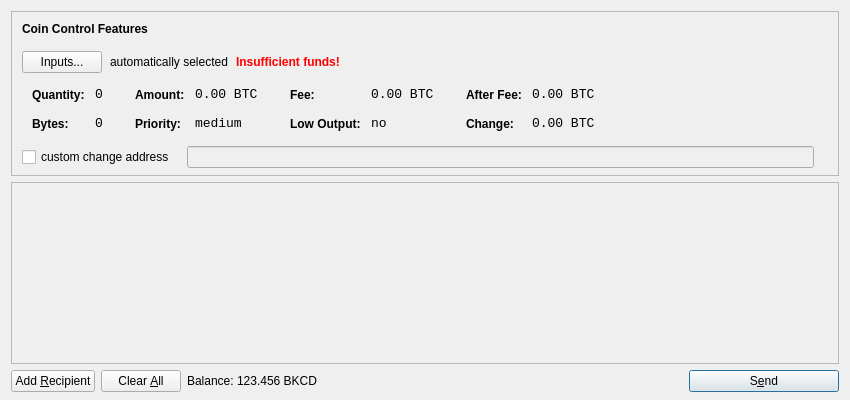
<?xml version="1.0" encoding="UTF-8"?>
<ui version="4.0">
 <class>SendCoinsDialog</class>
 <widget class="QDialog" name="SendCoinsDialog">
  <property name="geometry">
   <rect>
    <x>0</x>
    <y>0</y>
    <width>850</width>
    <height>400</height>
   </rect>
  </property>
  <property name="windowTitle">
   <string>Send Coins</string>
  </property>
  <layout class="QVBoxLayout" name="verticalLayout" stretch="0,1,0">
   <property name="bottomMargin">
    <number>8</number>
   </property>
   <item>
    <widget class="QFrame" name="frameCoinControl">
     <property name="sizePolicy">
      <sizepolicy hsizetype="Expanding" vsizetype="Expanding">
       <horstretch>0</horstretch>
       <verstretch>0</verstretch>
      </sizepolicy>
     </property>
     <property name="maximumSize">
      <size>
       <width>16777215</width>
       <height>16777215</height>
      </size>
     </property>
     <property name="frameShape">
      <enum>QFrame::StyledPanel</enum>
     </property>
     <property name="frameShadow">
      <enum>QFrame::Sunken</enum>
     </property>
     <layout class="QVBoxLayout" name="verticalLayoutCoinControl2">
      <property name="spacing">
       <number>-1</number>
      </property>
      <property name="leftMargin">
       <number>0</number>
      </property>
      <property name="topMargin">
       <number>0</number>
      </property>
      <property name="rightMargin">
       <number>0</number>
      </property>
      <property name="bottomMargin">
       <number>6</number>
      </property>
      <item>
       <layout class="QVBoxLayout" name="verticalLayoutCoinControl" stretch="0,0,0,0,1">
        <property name="spacing">
         <number>0</number>
        </property>
        <property name="leftMargin">
         <number>10</number>
        </property>
        <property name="topMargin">
         <number>10</number>
        </property>
        <item>
         <layout class="QHBoxLayout" name="horizontalLayoutCoinControl1">
          <property name="bottomMargin">
           <number>15</number>
          </property>
          <item>
           <widget class="QLabel" name="labelCoinControlFeatures">
            <property name="sizePolicy">
             <sizepolicy hsizetype="Preferred" vsizetype="Maximum">
              <horstretch>0</horstretch>
              <verstretch>0</verstretch>
             </sizepolicy>
            </property>
            <property name="font">
             <font>
              <weight>75</weight>
              <bold>true</bold>
             </font>
            </property>
            <property name="styleSheet">
             <string notr="true">font-weight:bold;</string>
            </property>
            <property name="text">
             <string>Coin Control Features</string>
            </property>
           </widget>
          </item>
         </layout>
        </item>
        <item>
         <layout class="QHBoxLayout" name="horizontalLayoutCoinControl2" stretch="0,0,0,0">
          <property name="spacing">
           <number>8</number>
          </property>
          <property name="bottomMargin">
           <number>10</number>
          </property>
          <item>
           <widget class="QPushButton" name="pushButtonCoinControl">
            <property name="styleSheet">
             <string notr="true"/>
            </property>
            <property name="text">
             <string>Inputs...</string>
            </property>
           </widget>
          </item>
          <item>
           <widget class="QLabel" name="labelCoinControlAutomaticallySelected">
            <property name="text">
             <string>automatically selected</string>
            </property>
            <property name="margin">
             <number>5</number>
            </property>
           </widget>
          </item>
          <item>
           <widget class="QLabel" name="labelCoinControlInsuffFunds">
            <property name="font">
             <font>
              <weight>75</weight>
              <bold>true</bold>
             </font>
            </property>
            <property name="styleSheet">
             <string notr="true">color:red;font-weight:bold;</string>
            </property>
            <property name="text">
             <string>Insufficient funds!</string>
            </property>
            <property name="margin">
             <number>5</number>
            </property>
           </widget>
          </item>
          <item>
           <spacer name="horizontalSpacerCoinControl">
            <property name="orientation">
             <enum>Qt::Horizontal</enum>
            </property>
            <property name="sizeHint" stdset="0">
             <size>
              <width>40</width>
              <height>1</height>
             </size>
            </property>
           </spacer>
          </item>
         </layout>
        </item>
        <item>
         <widget class="QWidget" name="widgetCoinControl" native="true">
          <property name="sizePolicy">
           <sizepolicy hsizetype="Preferred" vsizetype="Preferred">
            <horstretch>0</horstretch>
            <verstretch>0</verstretch>
           </sizepolicy>
          </property>
          <property name="minimumSize">
           <size>
            <width>0</width>
            <height>0</height>
           </size>
          </property>
          <property name="styleSheet">
           <string notr="true"/>
          </property>
          <layout class="QHBoxLayout" name="horizontalLayoutCoinControl5">
           <property name="margin">
            <number>0</number>
           </property>
           <item>
            <layout class="QHBoxLayout" name="horizontalLayoutCoinControl3" stretch="0,0,0,1">
             <property name="spacing">
              <number>20</number>
             </property>
             <property name="topMargin">
              <number>0</number>
             </property>
             <property name="bottomMargin">
              <number>10</number>
             </property>
             <item>
              <layout class="QFormLayout" name="formLayoutCoinControl1">
               <property name="horizontalSpacing">
                <number>10</number>
               </property>
               <property name="verticalSpacing">
                <number>14</number>
               </property>
               <property name="leftMargin">
                <number>10</number>
               </property>
               <property name="topMargin">
                <number>4</number>
               </property>
               <property name="rightMargin">
                <number>6</number>
               </property>
               <item row="0" column="0">
                <widget class="QLabel" name="labelCoinControlQuantityText">
                 <property name="styleSheet">
                  <string notr="true">font-weight:bold;</string>
                 </property>
                 <property name="text">
                  <string>Quantity:</string>
                 </property>
                 <property name="margin">
                  <number>0</number>
                 </property>
                </widget>
               </item>
               <item row="0" column="1">
                <widget class="QLabel" name="labelCoinControlQuantity">
                 <property name="font">
                  <font>
                   <family>Monospace</family>
                   <pointsize>10</pointsize>
                  </font>
                 </property>
                 <property name="cursor">
                  <cursorShape>IBeamCursor</cursorShape>
                 </property>
                 <property name="contextMenuPolicy">
                  <enum>Qt::ActionsContextMenu</enum>
                 </property>
                 <property name="text">
                  <string notr="true">0</string>
                 </property>
                 <property name="margin">
                  <number>0</number>
                 </property>
                 <property name="textInteractionFlags">
                  <set>Qt::LinksAccessibleByMouse|Qt::TextSelectableByKeyboard|Qt::TextSelectableByMouse</set>
                 </property>
                </widget>
               </item>
               <item row="1" column="0">
                <widget class="QLabel" name="labelCoinControlBytesText">
                 <property name="styleSheet">
                  <string notr="true">font-weight:bold;</string>
                 </property>
                 <property name="text">
                  <string>Bytes:</string>
                 </property>
                </widget>
               </item>
               <item row="1" column="1">
                <widget class="QLabel" name="labelCoinControlBytes">
                 <property name="font">
                  <font>
                   <family>Monospace</family>
                   <pointsize>10</pointsize>
                  </font>
                 </property>
                 <property name="cursor">
                  <cursorShape>IBeamCursor</cursorShape>
                 </property>
                 <property name="contextMenuPolicy">
                  <enum>Qt::ActionsContextMenu</enum>
                 </property>
                 <property name="text">
                  <string notr="true">0</string>
                 </property>
                 <property name="textInteractionFlags">
                  <set>Qt::LinksAccessibleByMouse|Qt::TextSelectableByKeyboard|Qt::TextSelectableByMouse</set>
                 </property>
                </widget>
               </item>
              </layout>
             </item>
             <item>
              <layout class="QFormLayout" name="formLayoutCoinControl2">
               <property name="horizontalSpacing">
                <number>10</number>
               </property>
               <property name="verticalSpacing">
                <number>14</number>
               </property>
               <property name="leftMargin">
                <number>6</number>
               </property>
               <property name="topMargin">
                <number>4</number>
               </property>
               <property name="rightMargin">
                <number>6</number>
               </property>
               <item row="0" column="0">
                <widget class="QLabel" name="labelCoinControlAmountText">
                 <property name="styleSheet">
                  <string notr="true">font-weight:bold;</string>
                 </property>
                 <property name="text">
                  <string>Amount:</string>
                 </property>
                 <property name="margin">
                  <number>0</number>
                 </property>
                </widget>
               </item>
               <item row="0" column="1">
                <widget class="QLabel" name="labelCoinControlAmount">
                 <property name="font">
                  <font>
                   <family>Monospace</family>
                   <pointsize>10</pointsize>
                  </font>
                 </property>
                 <property name="cursor">
                  <cursorShape>IBeamCursor</cursorShape>
                 </property>
                 <property name="contextMenuPolicy">
                  <enum>Qt::ActionsContextMenu</enum>
                 </property>
                 <property name="text">
                  <string notr="true">0.00 BTC</string>
                 </property>
                 <property name="textInteractionFlags">
                  <set>Qt::LinksAccessibleByMouse|Qt::TextSelectableByKeyboard|Qt::TextSelectableByMouse</set>
                 </property>
                </widget>
               </item>
               <item row="1" column="0">
                <widget class="QLabel" name="labelCoinControlPriorityText">
                 <property name="styleSheet">
                  <string notr="true">font-weight:bold;</string>
                 </property>
                 <property name="text">
                  <string>Priority:</string>
                 </property>
                </widget>
               </item>
               <item row="1" column="1">
                <widget class="QLabel" name="labelCoinControlPriority">
                 <property name="font">
                  <font>
                   <family>Monospace</family>
                   <pointsize>10</pointsize>
                  </font>
                 </property>
                 <property name="cursor">
                  <cursorShape>IBeamCursor</cursorShape>
                 </property>
                 <property name="contextMenuPolicy">
                  <enum>Qt::ActionsContextMenu</enum>
                 </property>
                 <property name="text">
                  <string>medium</string>
                 </property>
                 <property name="textInteractionFlags">
                  <set>Qt::LinksAccessibleByMouse|Qt::TextSelectableByKeyboard|Qt::TextSelectableByMouse</set>
                 </property>
                </widget>
               </item>
              </layout>
             </item>
             <item>
              <layout class="QFormLayout" name="formLayoutCoinControl3">
               <property name="horizontalSpacing">
                <number>10</number>
               </property>
               <property name="verticalSpacing">
                <number>14</number>
               </property>
               <property name="leftMargin">
                <number>6</number>
               </property>
               <property name="topMargin">
                <number>4</number>
               </property>
               <property name="rightMargin">
                <number>6</number>
               </property>
               <item row="0" column="0">
                <widget class="QLabel" name="labelCoinControlFeeText">
                 <property name="styleSheet">
                  <string notr="true">font-weight:bold;</string>
                 </property>
                 <property name="text">
                  <string>Fee:</string>
                 </property>
                 <property name="margin">
                  <number>0</number>
                 </property>
                </widget>
               </item>
               <item row="0" column="1">
                <widget class="QLabel" name="labelCoinControlFee">
                 <property name="font">
                  <font>
                   <family>Monospace</family>
                   <pointsize>10</pointsize>
                  </font>
                 </property>
                 <property name="cursor">
                  <cursorShape>IBeamCursor</cursorShape>
                 </property>
                 <property name="contextMenuPolicy">
                  <enum>Qt::ActionsContextMenu</enum>
                 </property>
                 <property name="text">
                  <string notr="true">0.00 BTC</string>
                 </property>
                 <property name="textInteractionFlags">
                  <set>Qt::LinksAccessibleByMouse|Qt::TextSelectableByKeyboard|Qt::TextSelectableByMouse</set>
                 </property>
                </widget>
               </item>
               <item row="1" column="0">
                <widget class="QLabel" name="labelCoinControlLowOutputText">
                 <property name="styleSheet">
                  <string notr="true">font-weight:bold;</string>
                 </property>
                 <property name="text">
                  <string>Low Output:</string>
                 </property>
                </widget>
               </item>
               <item row="1" column="1">
                <widget class="QLabel" name="labelCoinControlLowOutput">
                 <property name="font">
                  <font>
                   <family>Monospace</family>
                   <pointsize>10</pointsize>
                  </font>
                 </property>
                 <property name="cursor">
                  <cursorShape>IBeamCursor</cursorShape>
                 </property>
                 <property name="contextMenuPolicy">
                  <enum>Qt::ActionsContextMenu</enum>
                 </property>
                 <property name="text">
                  <string>no</string>
                 </property>
                 <property name="textInteractionFlags">
                  <set>Qt::LinksAccessibleByMouse|Qt::TextSelectableByKeyboard|Qt::TextSelectableByMouse</set>
                 </property>
                </widget>
               </item>
              </layout>
             </item>
             <item>
              <layout class="QFormLayout" name="formLayoutCoinControl4">
               <property name="horizontalSpacing">
                <number>10</number>
               </property>
               <property name="verticalSpacing">
                <number>14</number>
               </property>
               <property name="leftMargin">
                <number>6</number>
               </property>
               <property name="topMargin">
                <number>4</number>
               </property>
               <property name="rightMargin">
                <number>6</number>
               </property>
               <item row="0" column="0">
                <widget class="QLabel" name="labelCoinControlAfterFeeText">
                 <property name="styleSheet">
                  <string notr="true">font-weight:bold;</string>
                 </property>
                 <property name="text">
                  <string>After Fee:</string>
                 </property>
                 <property name="margin">
                  <number>0</number>
                 </property>
                </widget>
               </item>
               <item row="0" column="1">
                <widget class="QLabel" name="labelCoinControlAfterFee">
                 <property name="font">
                  <font>
                   <family>Monospace</family>
                   <pointsize>10</pointsize>
                  </font>
                 </property>
                 <property name="cursor">
                  <cursorShape>IBeamCursor</cursorShape>
                 </property>
                 <property name="contextMenuPolicy">
                  <enum>Qt::ActionsContextMenu</enum>
                 </property>
                 <property name="text">
                  <string notr="true">0.00 BTC</string>
                 </property>
                 <property name="textInteractionFlags">
                  <set>Qt::LinksAccessibleByMouse|Qt::TextSelectableByKeyboard|Qt::TextSelectableByMouse</set>
                 </property>
                </widget>
               </item>
               <item row="1" column="0">
                <widget class="QLabel" name="labelCoinControlChangeText">
                 <property name="styleSheet">
                  <string notr="true">font-weight:bold;</string>
                 </property>
                 <property name="text">
                  <string>Change:</string>
                 </property>
                </widget>
               </item>
               <item row="1" column="1">
                <widget class="QLabel" name="labelCoinControlChange">
                 <property name="font">
                  <font>
                   <family>Monospace</family>
                   <pointsize>10</pointsize>
                  </font>
                 </property>
                 <property name="cursor">
                  <cursorShape>IBeamCursor</cursorShape>
                 </property>
                 <property name="contextMenuPolicy">
                  <enum>Qt::ActionsContextMenu</enum>
                 </property>
                 <property name="text">
                  <string notr="true">0.00 BTC</string>
                 </property>
                 <property name="textInteractionFlags">
                  <set>Qt::LinksAccessibleByMouse|Qt::TextSelectableByKeyboard|Qt::TextSelectableByMouse</set>
                 </property>
                </widget>
               </item>
              </layout>
             </item>
            </layout>
           </item>
          </layout>
         </widget>
        </item>
        <item>
         <layout class="QHBoxLayout" name="horizontalLayoutCoinControl4" stretch="0,0,0">
          <property name="spacing">
           <number>12</number>
          </property>
          <property name="sizeConstraint">
           <enum>QLayout::SetDefaultConstraint</enum>
          </property>
          <property name="topMargin">
           <number>5</number>
          </property>
          <property name="rightMargin">
           <number>5</number>
          </property>
          <item>
           <widget class="QCheckBox" name="checkBoxCoinControlChange">
            <property name="text">
             <string>custom change address</string>
            </property>
           </widget>
          </item>
          <item>
           <widget class="QLineEdit" name="lineEditCoinControlChange">
            <property name="enabled">
             <bool>false</bool>
            </property>
            <property name="sizePolicy">
             <sizepolicy hsizetype="Expanding" vsizetype="Fixed">
              <horstretch>0</horstretch>
              <verstretch>0</verstretch>
             </sizepolicy>
            </property>
           </widget>
          </item>
          <item>
           <widget class="QLabel" name="labelCoinControlChangeLabel">
            <property name="sizePolicy">
             <sizepolicy hsizetype="Preferred" vsizetype="Expanding">
              <horstretch>0</horstretch>
              <verstretch>0</verstretch>
             </sizepolicy>
            </property>
            <property name="minimumSize">
             <size>
              <width>0</width>
              <height>0</height>
             </size>
            </property>
            <property name="text">
             <string/>
            </property>
            <property name="margin">
             <number>3</number>
            </property>
           </widget>
          </item>
         </layout>
        </item>
        <item>
         <spacer name="verticalSpacerCoinControl">
          <property name="orientation">
           <enum>Qt::Vertical</enum>
          </property>
          <property name="sizeHint" stdset="0">
           <size>
            <width>800</width>
            <height>1</height>
           </size>
          </property>
         </spacer>
        </item>
       </layout>
      </item>
     </layout>
    </widget>
   </item>
   <item>
    <widget class="QScrollArea" name="scrollArea">
     <property name="widgetResizable">
      <bool>true</bool>
     </property>
     <widget class="QWidget" name="scrollAreaWidgetContents">
      <property name="geometry">
       <rect>
        <x>0</x>
        <y>0</y>
        <width>830</width>
        <height>165</height>
       </rect>
      </property>
      <layout class="QVBoxLayout" name="verticalLayout_2">
       <property name="margin">
        <number>0</number>
       </property>
       <item>
        <layout class="QVBoxLayout" name="entries">
         <property name="spacing">
          <number>6</number>
         </property>
        </layout>
       </item>
       <item>
        <spacer name="verticalSpacer">
         <property name="orientation">
          <enum>Qt::Vertical</enum>
         </property>
         <property name="sizeHint" stdset="0">
          <size>
           <width>20</width>
           <height>40</height>
          </size>
         </property>
        </spacer>
       </item>
      </layout>
     </widget>
    </widget>
   </item>
   <item>
    <layout class="QHBoxLayout" name="horizontalLayout">
     <item>
      <widget class="QPushButton" name="addButton">
       <property name="toolTip">
        <string>Send to multiple recipients at once</string>
       </property>
       <property name="text">
        <string>Add &amp;Recipient</string>
       </property>
       <property name="icon">
        <iconset resource="../bitcoin.qrc">
         <normaloff>:/icons/add</normaloff>:/icons/add</iconset>
       </property>
       <property name="autoDefault">
        <bool>false</bool>
       </property>
      </widget>
     </item>
     <item>
      <widget class="QPushButton" name="clearButton">
       <property name="sizePolicy">
        <sizepolicy hsizetype="Minimum" vsizetype="Fixed">
         <horstretch>0</horstretch>
         <verstretch>0</verstretch>
        </sizepolicy>
       </property>
       <property name="toolTip">
        <string>Remove all transaction fields</string>
       </property>
       <property name="text">
        <string>Clear &amp;All</string>
       </property>
       <property name="icon">
        <iconset resource="../bitcoin.qrc">
         <normaloff>:/icons/remove</normaloff>:/icons/remove</iconset>
       </property>
       <property name="autoRepeatDelay">
        <number>300</number>
       </property>
       <property name="autoDefault">
        <bool>false</bool>
       </property>
      </widget>
     </item>
     <item>
      <layout class="QHBoxLayout" name="horizontalLayout_2">
       <property name="spacing">
        <number>3</number>
       </property>
       <item>
        <widget class="QLabel" name="label">
         <property name="text">
          <string>Balance:</string>
         </property>
        </widget>
       </item>
       <item>
        <widget class="QLabel" name="labelBalance">
         <property name="cursor">
          <cursorShape>IBeamCursor</cursorShape>
         </property>
         <property name="text">
          <string>123.456 BKCD</string>
         </property>
         <property name="textInteractionFlags">
          <set>Qt::LinksAccessibleByMouse|Qt::TextSelectableByKeyboard|Qt::TextSelectableByMouse</set>
         </property>
        </widget>
       </item>
      </layout>
     </item>
     <item>
      <spacer name="horizontalSpacer">
       <property name="orientation">
        <enum>Qt::Horizontal</enum>
       </property>
       <property name="sizeHint" stdset="0">
        <size>
         <width>40</width>
         <height>20</height>
        </size>
       </property>
      </spacer>
     </item>
     <item>
      <widget class="QPushButton" name="sendButton">
       <property name="minimumSize">
        <size>
         <width>150</width>
         <height>0</height>
        </size>
       </property>
       <property name="toolTip">
        <string>Confirm the send action</string>
       </property>
       <property name="text">
        <string>S&amp;end</string>
       </property>
       <property name="icon">
        <iconset resource="../bitcoin.qrc">
         <normaloff>:/icons/send</normaloff>:/icons/send</iconset>
       </property>
       <property name="default">
        <bool>true</bool>
       </property>
      </widget>
     </item>
    </layout>
   </item>
  </layout>
 </widget>
 <resources>
  <include location="../bitcoin.qrc"/>
 </resources>
 <connections/>
</ui>
